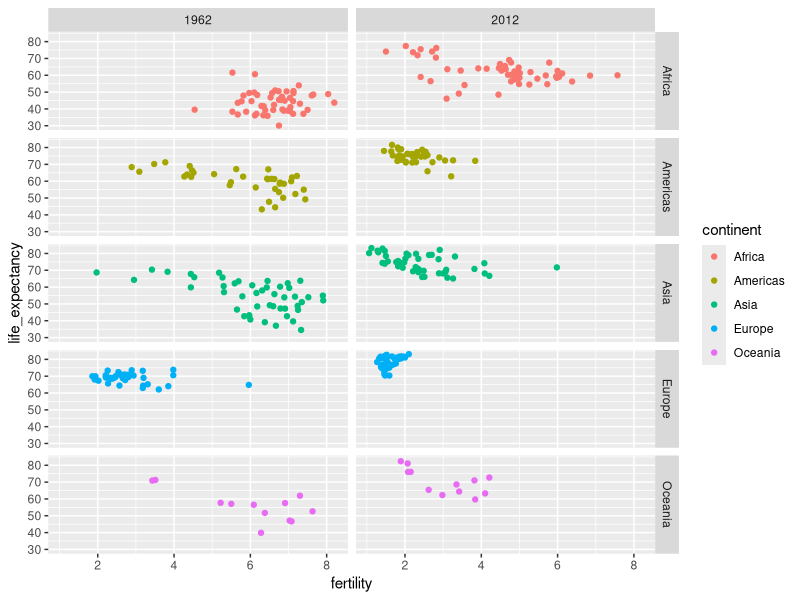
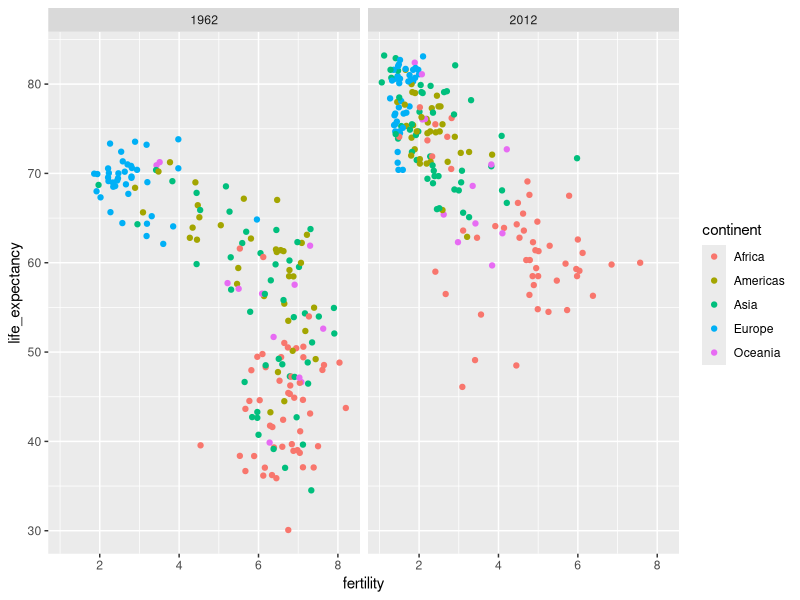
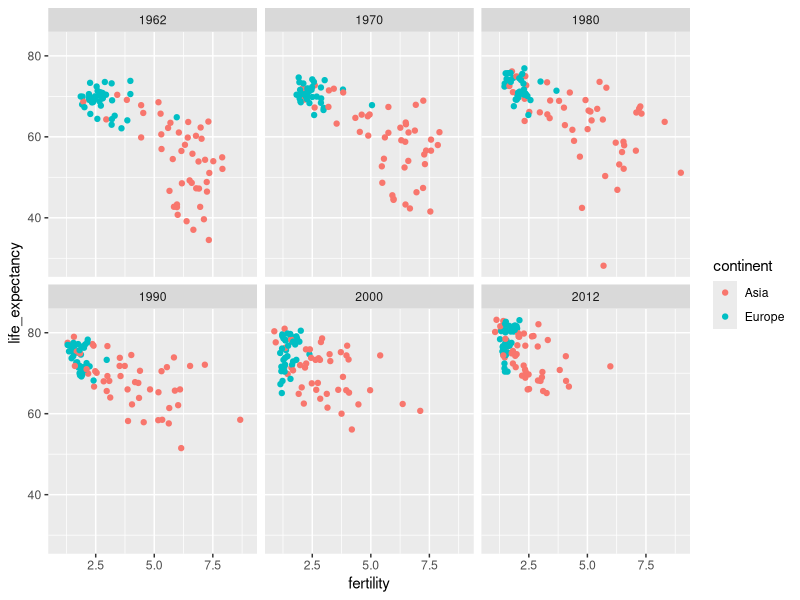

Here is the R script that generated these plots, in order:
library(tidyverse)
library(dslabs)
data(gapminder)

# facet by continent and year
gapminder %>% filter(year %in% c(1962,2012)) %>% 
  ggplot(aes(fertility, life_expectancy, col=continent)) +
  geom_point() +
  facet_grid(continent~year)

# facet by year only
gapminder %>% filter(year %in% c(1962,2012)) %>% 
  ggplot(aes(fertility, life_expectancy, col=continent)) +
  geom_point() +
  facet_grid(.~year)

# facet by year, plots wrapped onto multiple rows
years <- c(1962, 1970, 1980, 1990, 2000, 2012)
continents <- c("Asia", "Europe")
gapminder %>% 
  filter(year %in% years & continent %in% continents) %>%
  ggplot(aes(fertility, life_expectancy, col=continent)) +
  geom_point() +
  facet_wrap(~year)
